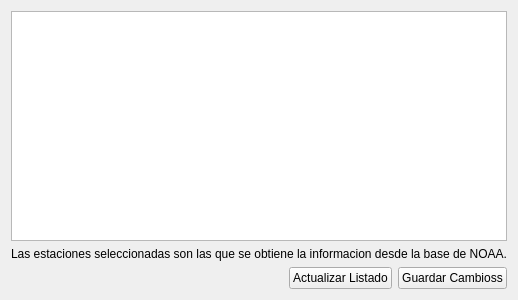
<?xml version="1.0" encoding="UTF-8"?>
<ui version="4.0">
 <class>SeteoEstacionesWidget</class>
 <widget class="QWidget" name="SeteoEstacionesWidget">
  <property name="geometry">
   <rect>
    <x>0</x>
    <y>0</y>
    <width>400</width>
    <height>300</height>
   </rect>
  </property>
  <property name="windowTitle">
   <string>Estaciones NOAA</string>
  </property>
  <layout class="QVBoxLayout" name="verticalLayout_2">
   <item>
    <layout class="QVBoxLayout" name="verticalLayout">
     <item>
      <widget class="QListWidget" name="lstCiudades"/>
     </item>
    </layout>
   </item>
   <item>
    <widget class="QLabel" name="label">
     <property name="text">
      <string>Las estaciones seleccionadas son las que se obtiene la informacion desde la base de NOAA.</string>
     </property>
    </widget>
   </item>
   <item>
    <layout class="QHBoxLayout" name="horizontalLayout_2">
     <item>
      <spacer name="horizontalSpacer">
       <property name="orientation">
        <enum>Qt::Horizontal</enum>
       </property>
       <property name="sizeHint" stdset="0">
        <size>
         <width>40</width>
         <height>20</height>
        </size>
       </property>
      </spacer>
     </item>
     <item>
      <widget class="QPushButton" name="btnRefresh">
       <property name="text">
        <string>Actualizar Listado</string>
       </property>
      </widget>
     </item>
     <item>
      <widget class="QPushButton" name="btnSave">
       <property name="text">
        <string>Guardar Cambioss</string>
       </property>
      </widget>
     </item>
    </layout>
   </item>
  </layout>
 </widget>
 <resources/>
 <connections/>
</ui>
